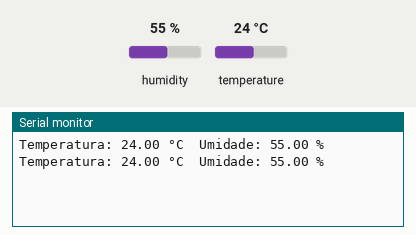
Recording of a sketch running on a simulated ESP32. Parts: the last lines printed to the serial monitor. The test bench sets the inputs (shaded band); at power-on: humidity 55 %, temperature 24 °C.

Above: at 2.8 s.
2.9 s: humidity set to 22 %
At 4.8 s:
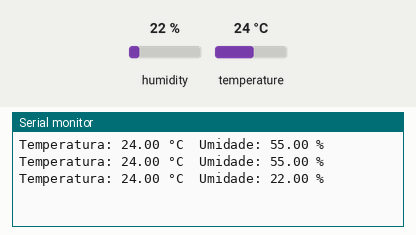
5.6 s: temperature set to 12 °C
At 6.7 s:
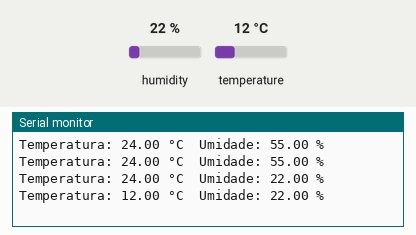
8.3 s: humidity set to 40 %
At 10.5 s:
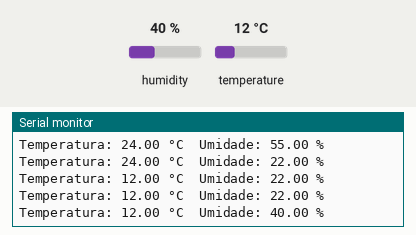
Timing chart, 0 to 12.0 s (numbered marks = the images above; inputs shaded):
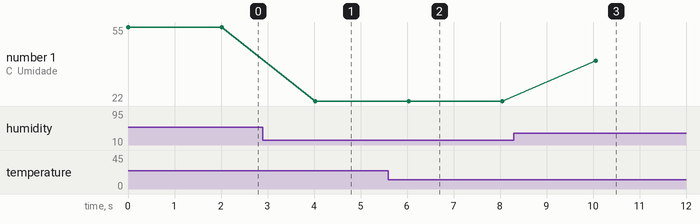

The sketch:

sensor_dht22.ino
```cpp
// sensor_dht22.ino
// Leitura do sensor DHT22 com ESP32 usando a biblioteca DHTesp
// Sensor conectado no pino GPIO 15

#include "DHTesp.h"

const int PINO_DHT = 15;
DHTesp dhtSensor;

void setup() {
  Serial.begin(115200);                       // Inicializa comunicação serial
  dhtSensor.setup(PINO_DHT, DHTesp::DHT22);  // Configura o sensor DHT22 no pino 15
}

void loop() {
  float temperatura = dhtSensor.getTemperature();  // Lê temperatura em °C
  float umidade = dhtSensor.getHumidity();         // Lê umidade relativa em %

  Serial.print("Temperatura: ");
  Serial.print(temperatura);
  Serial.print(" °C\t");
  Serial.print("Umidade: ");
  Serial.print(umidade);
  Serial.println(" %");

  delay(2000);  // Aguarda 2 segundos antes da próxima leitura
}
```

Measured:
- after the input at 2.9 s, the serial monitor: prints a new line after 1.1 s (image 1)
- after the input at 5.6 s, the serial monitor: prints a new line after 0.44 s (image 2)
- after the input at 8.3 s, the serial monitor: prints a new line after 1.8 s (image 3)
- plotted number 1: 55 → 22 after the input at 2.9 s, 22 → 40 after the input at 8.3 s
